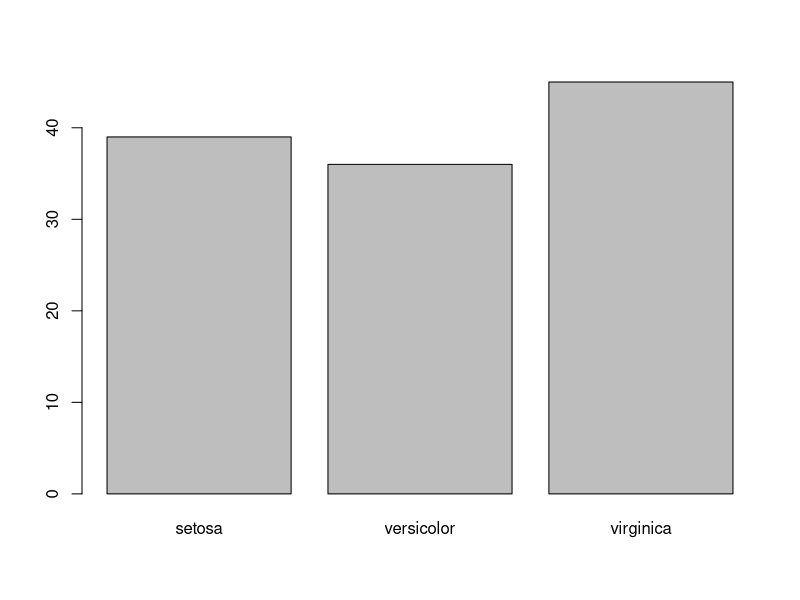
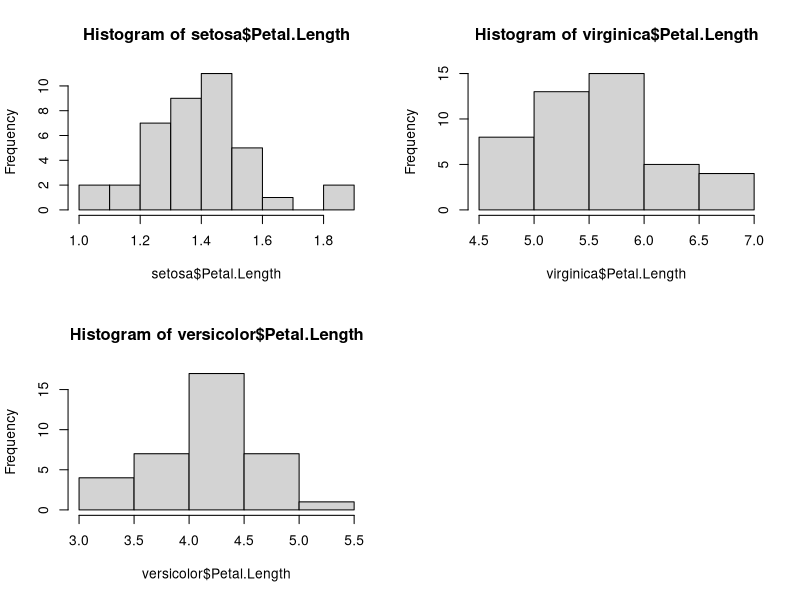
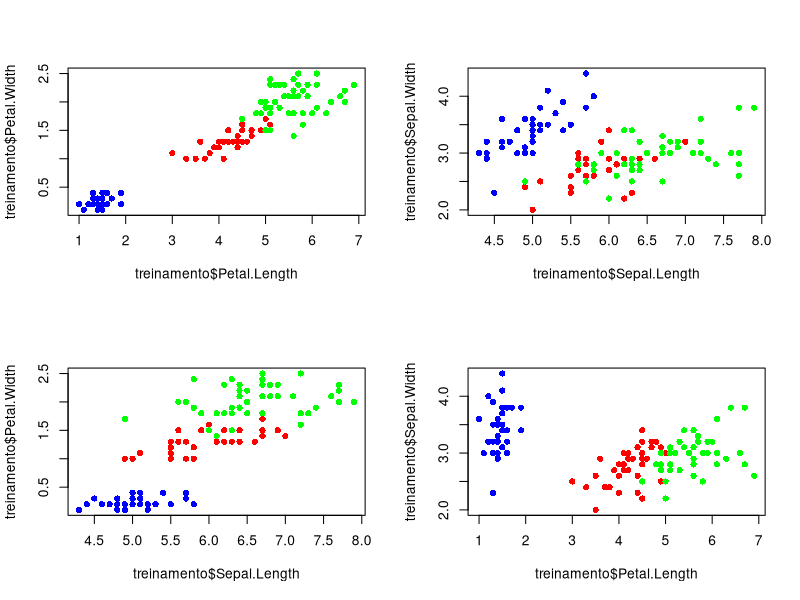

The R script that drew these images, in order:
dados = sample(x=1:6, size=2, replace=TRUE)
dados

if(dados[1] == dados[2]) {
  print("resultados iguais")
} else if(dados[1] < dados[2]) {
  print("primeiro lançamento foi menor que o segundo")
} else {
  print("segundo lançamento foi menor que o primeiro")
}

iris

# str => structure e não string o.O
str(iris) # obs => linhas; variables => colunas; factor => categorias

iris$Species

iris[,5]

# embaralhar o vetor original de 1..150 e guardar em amostra
amostra = sample(x=1:150, size=150, replace = FALSE)
amostra

# filtrar o conjunto de dados iris usando a amostra como filtro
irisAmostral = iris[amostra,]
irisAmostral

number = round(nrow(iris)*0.8)
number

round(151*0.8)

table(irisAmostral$Species)

treinamento = irisAmostral[1:number,]
treinamento

teste = irisAmostral[(number+1):nrow(irisAmostral),]
teste

treinamento.table = table(treinamento$Species)
treinamento.table
barplot(treinamento.table)

unique(treinamento$Species)


# mostrar todos histogramas (mfrow) = deve ser usado antes dos hist
par(mfrow = c(2,2))

setosa = treinamento[treinamento$
                       Species == "setosa",]
hist(setosa$Petal.Length)

virginica = treinamento[treinamento$Species == "virginica",]
hist(virginica$Petal.Length)

versicolor = treinamento[treinamento$Species == "versicolor",]
hist(versicolor$Petal.Length)


par(mfrow= c(2,2))
# colocar o grafico vazio com todos os dados do treinamento para poder adicionar separadamente setosa/virginica/versicolor
# pois o treinamento contem todas as outras dessa forma todo o conjunto aparecerá no msm grafico
plot(x = treinamento$Petal.Length, y=treinamento$Petal.Width, type="n", pch=16)
points(x=setosa$Petal.Length, y=setosa$Petal.Width, pch=16, col="blue")
points(x=versicolor$Petal.Length, y=versicolor$Petal.Width, pch=16, col="red")
points(x=virginica$Petal.Length, y=virginica$Petal.Width, pch=16, col="green")

plot(x = treinamento$Sepal.Length, y=treinamento$Sepal.Width, type="n", pch=16)
points(x=setosa$Sepal.Length, y=setosa$Sepal.Width, pch=16, col="blue")
points(x=versicolor$Sepal.Length, y=versicolor$Sepal.Width, pch=16, col="red")
points(x=virginica$Sepal.Length, y=virginica$Sepal.Width, pch=16, col="green")

plot(x = treinamento$Sepal.Length, y=treinamento$Petal.Width, type="n", pch=16)
points(x=setosa$Sepal.Length, y=setosa$Petal.Width, pch=16, col="blue")
points(x=versicolor$Sepal.Length, y=versicolor$Petal.Width, pch=16, col="red")
points(x=virginica$Sepal.Length, y=virginica$Petal.Width, pch=16, col="green")

plot(x = treinamento$Petal.Length, y=treinamento$Sepal.Width, type="n", pch=16)
points(x=setosa$Petal.Length, y=setosa$Sepal.Width, pch=16, col="blue")
points(x=versicolor$Petal.Length, y=versicolor$Sepal.Width, pch=16, col="red")
points(x=virginica$Petal.Length, y=virginica$Sepal.Width, pch=16, col="green")

respostas = c()
teste[1,5]

for(j in 1:nrow(teste)) {
  if(teste$Petal.Length[j] < 2) {
    respostas[j] = "setosa"
  }else {
    if(teste$Petal.Width[j] < 1.6){
      respostas[j] = "versicolor"
    }else {
      respostas[j] = "virginica"
    }
  }
}
abline(h=1.6)
respostas

# comparar com o real
mean(respostas == teste$Species)
